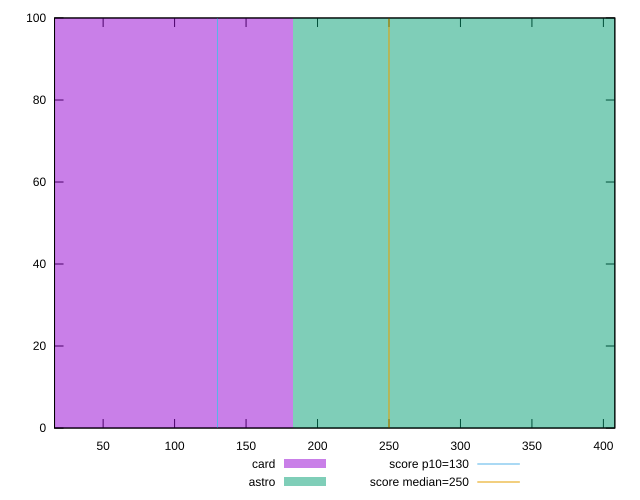

This chart was generated by the following gnuplot code:
reset

$card <<EOF
0 100
EOF

$astro <<EOF
365.3107265706992 100
EOF

set key outside below
set boxwidth 365.3107265706992
set xrange [16:408]
set yrange [0:100]
set trange [0:100]
set style fill transparent solid 0.5 noborder

set parametric
set terminal svg size 640, 500 enhanced background rgb 'white'
set output "reports/report_00031_2021-02-24T23-18-18.084Z/max-potential-fid/comparison/histogram/2_vs_3.svg"

plot $card title "card" with boxes, \
     $astro title "astro" with boxes, \
     130,t title "score p10=130", \
     250,t title "score median=250"

reset
